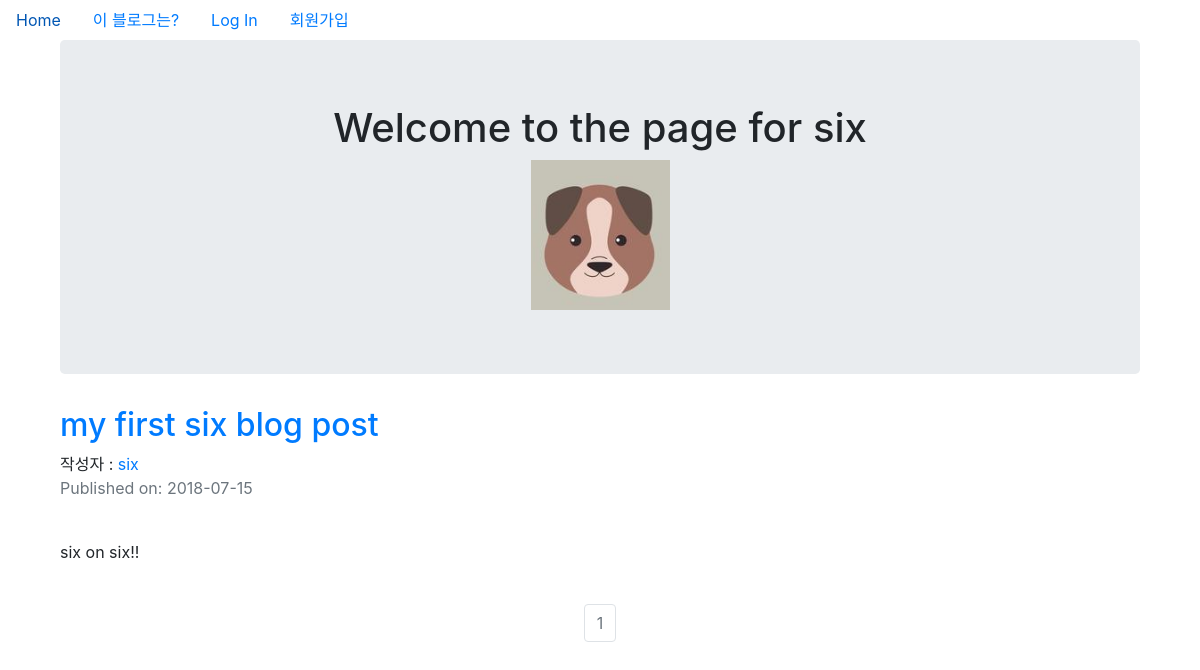
Screenshot of /six with the database file from the repository.
### myblog/models.py (models this page shows, shortened)
class User(db.Model, UserMixin):
    __tablename__ = 'users'
    id = db.Column(db.Integer, primary_key = True)
    profile_image = db.Column(db.String(20), nullable=False, default='default_profile.png')
    email = db.Column(db.String(64), unique=True, index=True)
    username = db.Column(db.String(64), unique=True, index=True)
    password_hash = db.Column(db.String(128))
    posts = db.relationship('BlogPost', backref='author', lazy=True)

class BlogPost(db.Model):
    users = db.relationship(User)
    id = db.Column(db.Integer, primary_key=True)
    user_id = db.Column(db.Integer, db.ForeignKey('users.id'), nullable=False)
    date = db.Column(db.DateTime, nullable=False, default=datetime.utcnow)
    title = db.Column(db.String(140), nullable=False)
    text = db.Column(db.Text, nullable=False)

### myblog/users/views.py (the view)
@users.route("/<username>")
def user_posts(username):
    page = request.args.get('page', 1, type=int)
    user = User.query.filter_by(username=username).first_or_404()
    blog_posts = BlogPost.query.filter_by(author=user).order_by(BlogPost.date.desc()).paginate(page=page, per_page=5)
    return render_template('user_blog_posts.html', blog_posts=blog_posts, user=user)

### myblog/templates/user_blog_posts.html (shortened to what this page needs)
{% extends "base.html" %}
{% block content %}
<div class="container">
  <div class="jumbotron">
    <div align='center'>
      <h1 >Welcome to the page for {{user.username}}</h1>
      <img align='center' src="{{ url_for('static', filename='profile_pics/' + user.profile_image) }}">
    </div>
  </div>
{% for post in blog_posts.items %}
          <h2><a href="{{ url_for('blog_posts.blog_post', blog_post_id=post.id) }}">{{ post.title }}</a></h2>
          작성자 : <a href="{{ url_for('users.user_posts', username=post.author.username) }}">{{ post.author.username }}</a>
          <p class="text-muted">Published on: {{ post.date.strftime('%Y-%m-%d') }}</p>
          <br>
            <p>{{post.text}}</p>
          <br>
{% endfor %}
</div>
<nav aria-label="Page navigation example">
  <ul class="pagination justify-content-center">
    {% for page_num in blog_posts.iter_pages(left_edge=1, right_edge=1, left_current=1, right_current=2) %}
            {% if blog_posts.page == page_num %}
              <li class="page-item disabled">
                <a class="page-link" href="{{ url_for('users.user_posts', username=user.username, page=page_num) }}">{{ page_num }}</a></li>
            {% else %}
              <li class="page-item"><a class="page-link" href="{{ url_for('users.user_posts', username=user.username, page=page_num) }}">{{ page_num }}</a></li>
            {% endif %}
    {% endfor %}
</nav>
{% endblock content %}

### myblog/templates/base.html (shortened to what this page needs)
<!DOCTYPE html>
<html>
  <head>
    <link rel="stylesheet" href="https://maxcdn.bootstrapcdn.com/bootstrap/4.0.0/css/bootstrap.min.css">
  </head>
  <body>
  <ul class="nav">
  <li class="nav-item">
    <a class="nav-link" href="{{ url_for('core.index') }}">Home</a>
  </li>
  <li class="nav-item">
    <a class="nav-link" href="{{ url_for('core.info') }}">이 블로그는?</a>
  </li>
    {% if current_user.is_authenticated %}
    <li class="nav-link"><a href="{{ url_for('users.logout') }}">Log Out</a></li>
    <li class="nav-link"><a href="{{ url_for('users.account') }}">계정</a></li>
    <li class="nav-link"><a href="{{ url_for('blog_posts.create_post') }}">Create Post</a></li>
    {% else %}
    <li class="nav-link"><a href="{{ url_for('users.login') }}">Log In</a></li>
    <li class="nav-link"><a href="{{ url_for('users.register') }}">회원가입</a></li>
    {% endif %}
</ul>
<div class="container">
  {% block content %}
  {% endblock %}
</div>
  </body>
</html>

### rows the page displays
User: username "six", profile_image (placeholder picture)
BlogPost: title "my first six blog post", author.username "six", date "2018-07-15", text "six on six!!"

### other values shown
{{ page_num }} "1"
